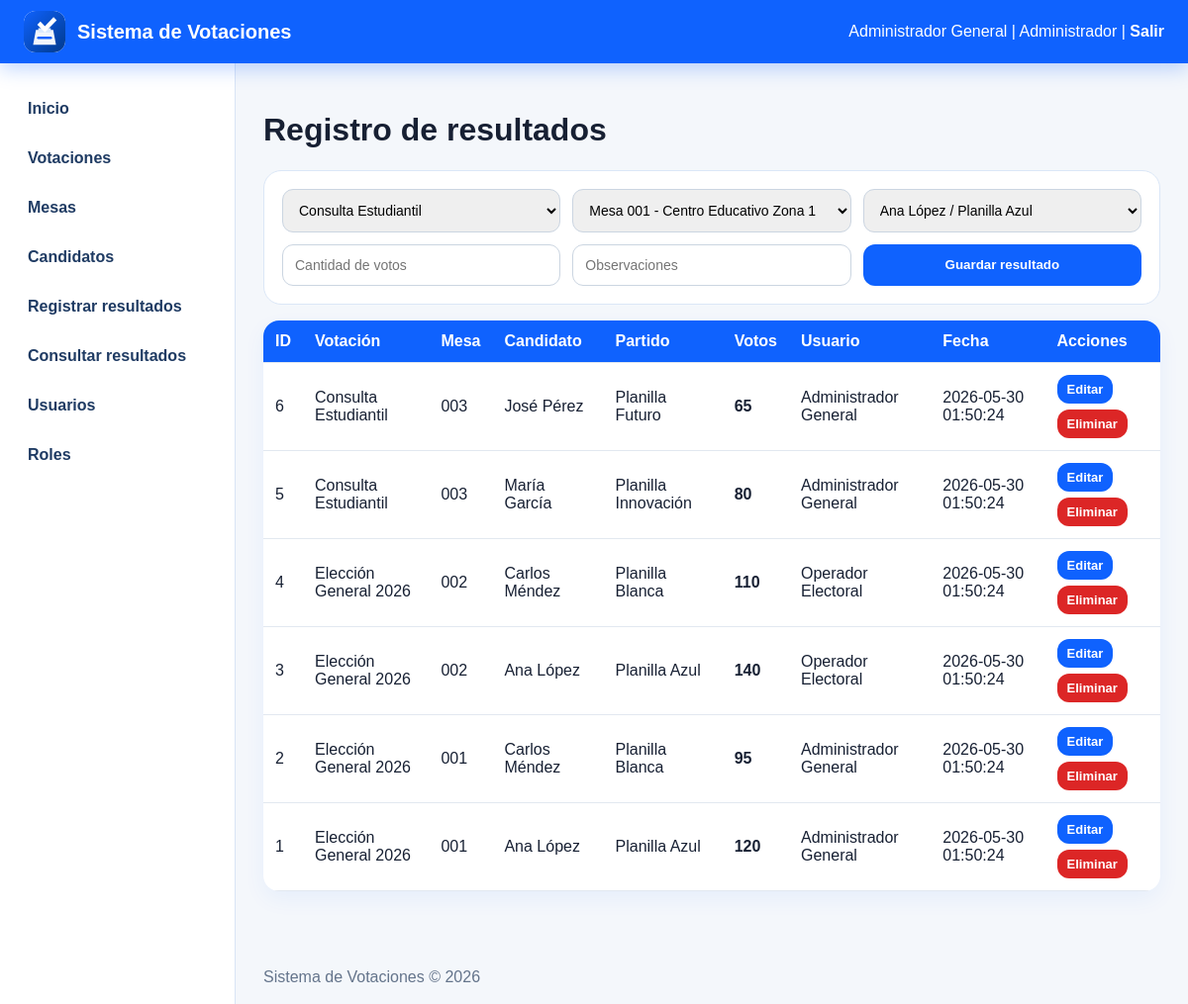
Page /resultados.php (signed in) on the committed database.
### tables this page shows
CREATE TABLE resultados (
  id_resultado INT AUTO_INCREMENT PRIMARY KEY,
  id_votacion INT NOT NULL,
  id_mesa INT NOT NULL,
  id_candidato INT NOT NULL,
  votos INT NOT NULL DEFAULT 0,
  observaciones VARCHAR(255) NULL,
  fecha_registro TIMESTAMP DEFAULT CURRENT_TIMESTAMP,
  id_usuario INT NULL,
  UNIQUE KEY unico_resultado (id_votacion,id_mesa,id_candidato),
  FOREIGN KEY (id_votacion) REFERENCES votaciones(id_votacion) ON DELETE CASCADE,
  FOREIGN KEY (id_mesa) REFERENCES mesas(id_mesa),
  FOREIGN KEY (id_candidato) REFERENCES candidatos(id_candidato),
  FOREIGN KEY (id_usuario) REFERENCES usuarios(id_usuario) ON DELETE SET NULL
);

CREATE TABLE votaciones (
  id_votacion INT AUTO_INCREMENT PRIMARY KEY,
  nombre VARCHAR(150) NOT NULL,
  descripcion TEXT NOT NULL,
  fecha_inicio DATE NOT NULL,
  fecha_fin DATE NOT NULL,
  estado ENUM('Planificada','Activa','Cerrada','Anulada') DEFAULT 'Planificada'
);

CREATE TABLE mesas (
  id_mesa INT AUTO_INCREMENT PRIMARY KEY,
  numero_mesa VARCHAR(20) NOT NULL UNIQUE,
  centro_votacion VARCHAR(150) NOT NULL,
  municipio VARCHAR(100) NOT NULL,
  departamento VARCHAR(100) NOT NULL,
  estado ENUM('Abierta','Cerrada','En revisión') DEFAULT 'Abierta'
);

CREATE TABLE candidatos (
  id_candidato INT AUTO_INCREMENT PRIMARY KEY,
  nombre VARCHAR(120) NOT NULL,
  partido VARCHAR(100) NOT NULL,
  cargo VARCHAR(100) NOT NULL,
  estado ENUM('Activo','Inactivo') DEFAULT 'Activo',
  id_votacion INT NOT NULL,
  FOREIGN KEY (id_votacion) REFERENCES votaciones(id_votacion) ON DELETE CASCADE
);

CREATE TABLE usuarios (
  id_usuario INT AUTO_INCREMENT PRIMARY KEY,
  nombre VARCHAR(120) NOT NULL,
  correo VARCHAR(120) NOT NULL UNIQUE,
  contrasena VARCHAR(255) NOT NULL,
  estado ENUM('Activo','Inactivo') DEFAULT 'Activo',
  id_rol INT NOT NULL,
  FOREIGN KEY (id_rol) REFERENCES roles(id_rol)
);

### config.php (called while the page is built, shortened)
<?php
function e($texto) {
    return htmlspecialchars((string)$texto, ENT_QUOTES, 'UTF-8');
}
?>

### resultados.php (the view, shortened to what this page needs)
<?php require 'config.php'; requiereModulo('resultados');
$edit=null; $mensaje='';
require 'header.php';
$votaciones=$pdo->query('SELECT * FROM votaciones ORDER BY nombre')->fetchAll(); $mesas=$pdo->query('SELECT * FROM mesas ORDER BY numero_mesa')->fetchAll(); $candidatos=$pdo->query('SELECT * FROM candidatos WHERE estado="Activo" ORDER BY nombre')->fetchAll();
$rows=$pdo->query('SELECT r.*, v.nombre votacion, m.numero_mesa, m.centro_votacion, c.nombre candidato, c.partido, u.nombre usuario FROM resultados r JOIN votaciones v ON r.id_votacion=v.id_votacion JOIN mesas m ON r.id_mesa=m.id_mesa JOIN candidatos c ON r.id_candidato=c.id_candidato LEFT JOIN usuarios u ON r.id_usuario=u.id_usuario ORDER BY r.id_resultado DESC')->fetchAll(); ?>
<h1>Registro de resultados</h1><?php if($mensaje): ?><div class="alert error"><?=e($mensaje)?></div><?php endif; ?><?php if(isset($_GET['ok'])): ?><div class="alert success">Operación realizada correctamente.</div><?php endif; ?>
<form method="POST" class="form-grid"><input type="hidden" name="id_resultado" value="<?=e($edit['id_resultado']??'')?>"><select name="id_votacion"><?php foreach($votaciones as $v): ?><option value="<?=e($v['id_votacion'])?>" <?=($edit['id_votacion']??'')==$v['id_votacion']?'selected':''?>><?=e($v['nombre'])?></option><?php endforeach; ?></select><select name="id_mesa"><?php foreach($mesas as $m): ?><option value="<?=e($m['id_mesa'])?>" <?=($edit['id_mesa']??'')==$m['id_mesa']?'selected':''?>>Mesa <?=e($m['numero_mesa'])?> - <?=e($m['centro_votacion'])?></option><?php endforeach; ?></select><select name="id_candidato"><?php foreach($candidatos as $c): ?><option value="<?=e($c['id_candidato'])?>" <?=($edit['id_candidato']??'')==$c['id_candidato']?'selected':''?>><?=e($c['nombre'])?> / <?=e($c['partido'])?></option><?php endforeach; ?></select><input type="number" min="0" name="votos" placeholder="Cantidad de votos" value="<?=e($edit['votos']??'')?>" required><input name="observaciones" placeholder="Observaciones" value="<?=e($edit['observaciones']??'')?>"><button><?= $edit?'Actualizar':'Guardar' ?> resultado</button><?php if($edit): ?><a class="btn secondary" href="resultados.php">Cancelar</a><?php endif; ?></form>
<table><tr><th>ID</th><th>Votación</th><th>Mesa</th><th>Candidato</th><th>Partido</th><th>Votos</th><th>Usuario</th><th>Fecha</th><th>Acciones</th></tr><?php foreach($rows as $r): ?><tr><td><?=e($r['id_resultado'])?></td><td><?=e($r['votacion'])?></td><td><?=e($r['numero_mesa'])?></td><td><?=e($r['candidato'])?></td><td><?=e($r['partido'])?></td><td><strong><?=e($r['votos'])?></strong></td><td><?=e($r['usuario'])?></td><td><?=e($r['fecha_registro'])?></td><td class="actions"><a class="btn small" href="resultados.php?editar=<?=e($r['id_resultado'])?>">Editar</a><a class="btn small danger" onclick="return confirm('¿Eliminar resultado?')" href="resultados.php?eliminar=<?=e($r['id_resultado'])?>">Eliminar</a></td></tr><?php endforeach; ?></table>
<?php require 'footer.php'; ?>

### assets/style.css (style rules this page uses)
* { box-sizing:border-box }
body { margin:0;font-family:Arial,Helvetica,sans-serif;background:#f4f7fb;color:#172033 }
.btn,button { background:#0f62fe;color:white;border:0;border-radius:12px;padding:11px 16px;text-decoration:none;font-weight:700;cursor:pointer;display:inline-block }
.btn.danger { background:#dc2626 }
.btn.small { padding:7px 10px;font-size:13px }
.form-grid { display:grid;grid-template-columns:repeat(auto-fit,minmax(220px,1fr));gap:12px;background:white;border:1px solid #dbe7f7;border-radius:18px;padding:18px;margin:16px 0 }
.form-grid input,.form-grid select,.form-grid textarea { padding:12px;border:1px solid #cbd5e1;border-radius:11px;font-size:14px }
table { width:100%;border-collapse:collapse;background:white;border-radius:16px;overflow:hidden;box-shadow:0 8px 22px rgba(15,98,254,.06);margin-top:16px }
th,td { padding:12px;border-bottom:1px solid #e2e8f0;text-align:left }
th { background:#0f62fe;color:white }
.actions { display:flex;gap:6px;flex-wrap:wrap }

### rows in the picture
resultados: id_resultado "6", id_votacion.nombre "Consulta Estudiantil", id_mesa.numero_mesa "003", id_candidato.nombre "José Pérez", id_candidato.partido "Planilla Futuro", votos "65", id_usuario.nombre "Administrador General", fecha_registro "2026-05-30 01:50:24"
resultados: id_resultado "5", id_votacion.nombre "Consulta Estudiantil", id_mesa.numero_mesa "003", id_candidato.nombre "María García", id_candidato.partido "Planilla Innovación", votos "80", id_usuario.nombre "Administrador General", fecha_registro "2026-05-30 01:50:24"
resultados: id_resultado "4", id_votacion.nombre "Elección General 2026", id_mesa.numero_mesa "002", id_candidato.nombre "Carlos Méndez", id_candidato.partido "Planilla Blanca", votos "110", id_usuario.nombre "Operador Electoral", fecha_registro "2026-05-30 01:50:24"
resultados: id_resultado "3", id_votacion.nombre "Elección General 2026", id_mesa.numero_mesa "002", id_candidato.nombre "Ana López", id_candidato.partido "Planilla Azul", votos "140", id_usuario.nombre "Operador Electoral", fecha_registro "2026-05-30 01:50:24"
resultados: id_resultado "2", id_votacion.nombre "Elección General 2026", id_mesa.numero_mesa "001", id_candidato.nombre "Carlos Méndez", id_candidato.partido "Planilla Blanca", votos "95", id_usuario.nombre "Administrador General", fecha_registro "2026-05-30 01:50:24"
resultados: id_resultado "1", id_votacion.nombre "Elección General 2026", id_mesa.numero_mesa "001", id_candidato.nombre "Ana López", id_candidato.partido "Planilla Azul", votos "120", id_usuario.nombre "Administrador General", fecha_registro "2026-05-30 01:50:24"

### other values in the picture
$_SESSION['usuario'] "Administrador General"
$_SESSION['rol'] "Administrador"
form field id_votacion "Consulta Estudiantil"
form field id_candidato "Ana López / Planilla Azul"
